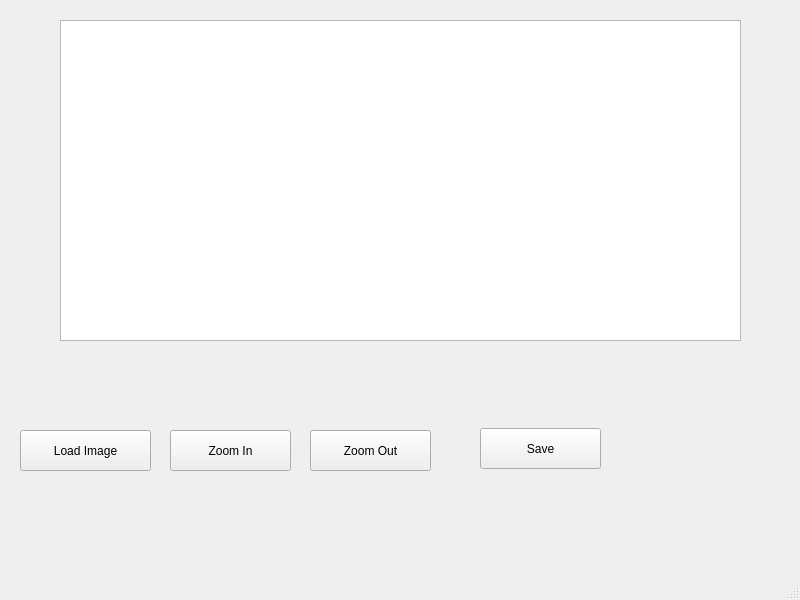
<?xml version="1.0" encoding="UTF-8"?>
<ui version="4.0">
 <class>MainWindow</class>
 <widget class="QMainWindow" name="MainWindow">
  <property name="geometry">
   <rect>
    <x>0</x>
    <y>0</y>
    <width>800</width>
    <height>600</height>
   </rect>
  </property>
  <property name="windowTitle">
   <string>MainWindow</string>
  </property>
  <widget class="QWidget" name="centralwidget">
   <widget class="QGraphicsView" name="graphicsView">
    <property name="geometry">
     <rect>
      <x>60</x>
      <y>20</y>
      <width>681</width>
      <height>321</height>
     </rect>
    </property>
   </widget>
   <widget class="QPushButton" name="loadButton">
    <property name="geometry">
     <rect>
      <x>20</x>
      <y>430</y>
      <width>131</width>
      <height>41</height>
     </rect>
    </property>
    <property name="text">
     <string>Load Image</string>
    </property>
   </widget>
   <widget class="QPushButton" name="zoomInButton">
    <property name="geometry">
     <rect>
      <x>170</x>
      <y>430</y>
      <width>121</width>
      <height>41</height>
     </rect>
    </property>
    <property name="text">
     <string>Zoom In</string>
    </property>
   </widget>
   <widget class="QPushButton" name="zoomOutButton">
    <property name="geometry">
     <rect>
      <x>310</x>
      <y>430</y>
      <width>121</width>
      <height>41</height>
     </rect>
    </property>
    <property name="text">
     <string>Zoom Out</string>
    </property>
   </widget>
   <widget class="QPushButton" name="saveButton">
    <property name="geometry">
     <rect>
      <x>480</x>
      <y>428</y>
      <width>121</width>
      <height>41</height>
     </rect>
    </property>
    <property name="text">
     <string>Save</string>
    </property>
   </widget>
  </widget>
  <widget class="QMenuBar" name="menubar">
   <property name="geometry">
    <rect>
     <x>0</x>
     <y>0</y>
     <width>800</width>
     <height>25</height>
    </rect>
   </property>
  </widget>
  <widget class="QStatusBar" name="statusbar"/>
 </widget>
 <resources/>
 <connections/>
</ui>
